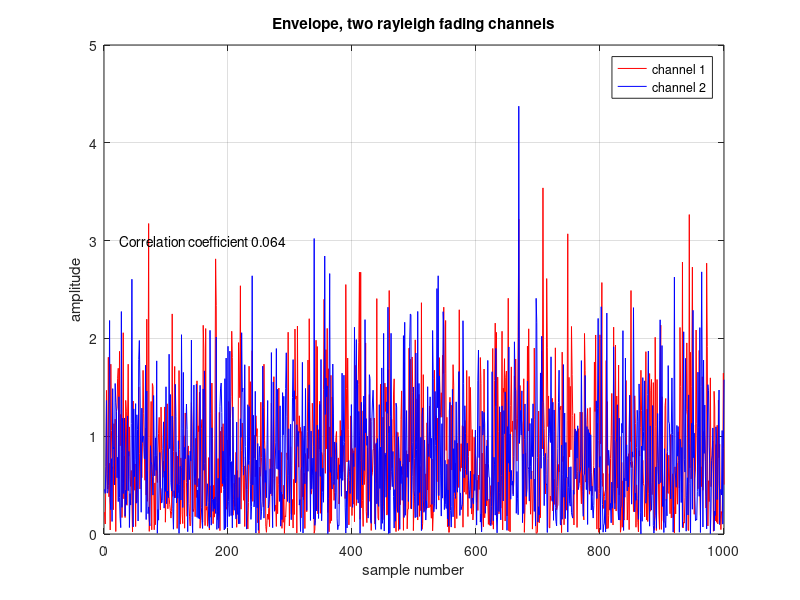
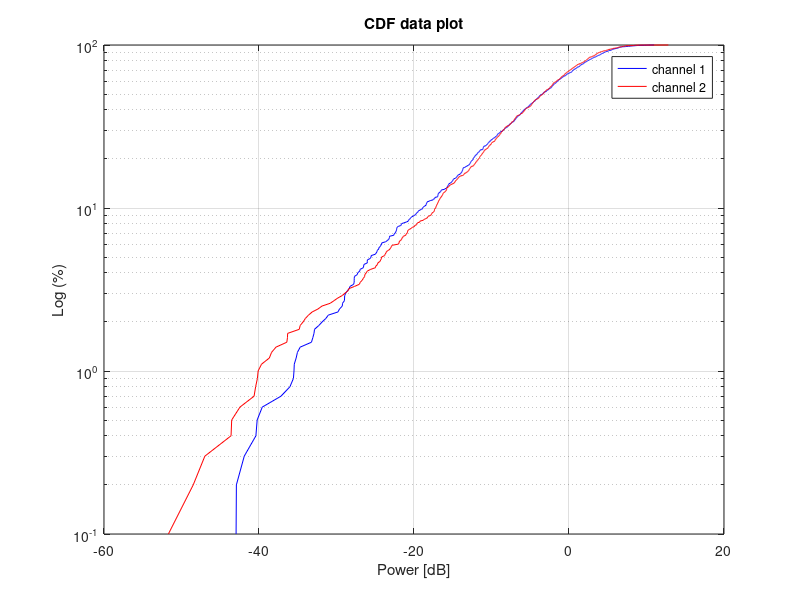

MATLAB code for these plots, in order:
% MM2 excercise 2 a,b
clear all
close all

% excercise 1.2 a

% correlated channels
p = 0;             % correlation coeffiecient
x = randn(1,1000) .* exp(-j*randn(1,1000));     % random channel 1
y = randn(1,1000) .* exp(-j*randn(1,1000));     % random channel 2
u = x;      % channel 1
for i = 1:1000
    v(i) = (sqrt(1-p^2))*y(i)+p*x(i);   % channel 2, with correlation p to channel 1
end



% check correlation coefficient, can use both functions for same result,
% corrcoeff best for matrix coefficient
check_correlation = abs(corr(u',v'));          
abs(corrcoef(u',v'));

corr_value = char(sprintf('Correlation coefficient %.3f',check_correlation));

figure()  % envelope of channels
plot(abs(u),'color','r'); hold on; grid on;
plot(abs(v),'color','b');
text(25,3,corr_value);
title('Envelope, two rayleigh fading channels');
xlabel('sample number');
ylabel('amplitude');
legend('channel 1','channel 2')


% Make the CDF plot of the two channels
u_db = 20*log10(abs(u));    % convert to dB
v_db = 20*log10(abs(v));
H1 = sort(u_db);            % sort for CDF
H2 = sort(v_db);

figure()
Percent_Axis = linspace (0 ,100 , 1000);
semilogy(H1,Percent_Axis,'b'); hold on; grid on;
semilogy(H2,Percent_Axis,'r');
xlabel('Power [dB]')
ylabel('Log (%)')
title('CDF data plot')
legend('channel 1','channel 2')


% excercise 1.2 b

H = [u(1,1), u]
